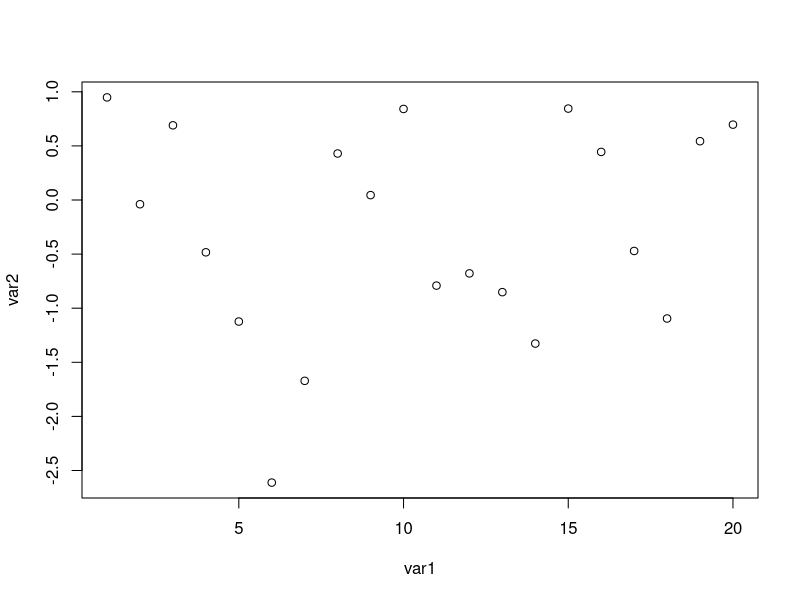
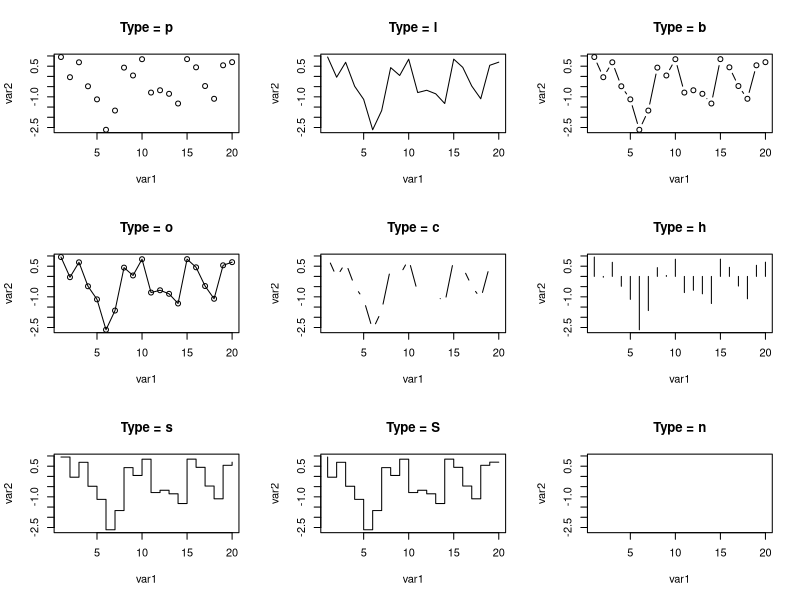
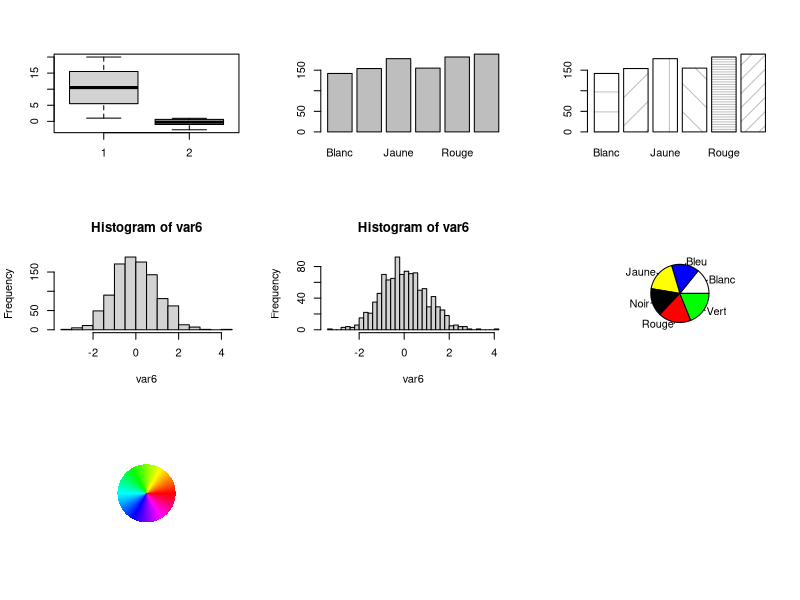
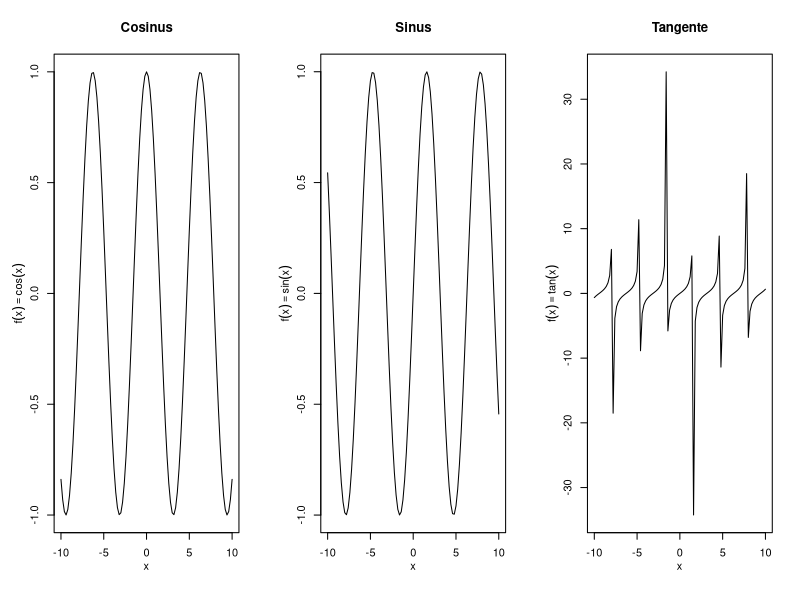
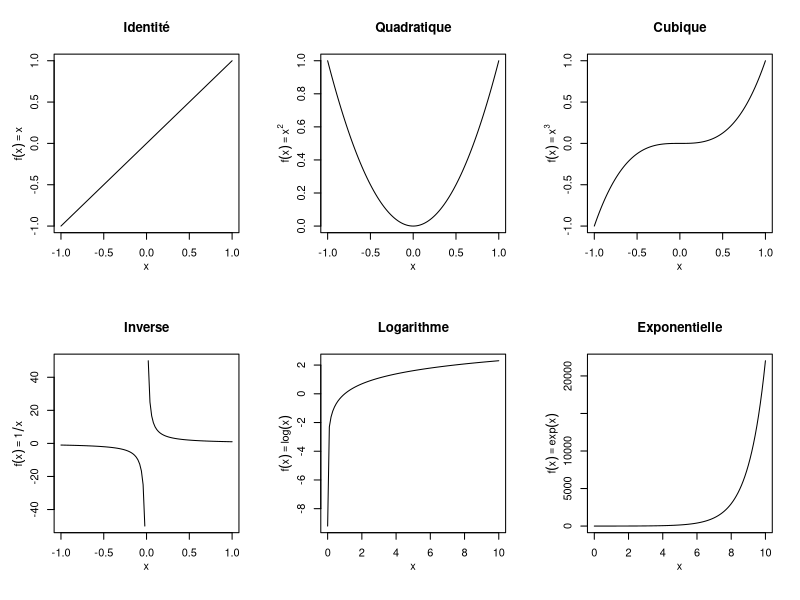

Reproduce these figures in R, in order.
## ---- chunk 1
(var1 <- seq(from = 1, to = 20, by = 1))
## ---- chunk 2
(var2 <- rnorm(n = 20, mean = 0, sd = 1))
## ---- chunk 3
plot(x = var1, y = var2)
## ---- chunk 4
par(mfrow = c(3, 3))
plot(var1, var2, type = "p", main = "Type = p")
plot(var1, var2, type = "l", main = "Type = l")
plot(var1, var2, type = "b", main = "Type = b")
plot(var1, var2, type = "o", main = "Type = o")
plot(var1, var2, type = "c", main = "Type = c")
plot(var1, var2, type = "h", main = "Type = h")
plot(var1, var2, type = "s", main = "Type = s")
plot(var1, var2, type = "S", main = "Type = S")
plot(var1, var2, type = "n", main = "Type = n")
## ---- chunk 5
boxplot(var1, var2)
## ---- chunk 6
boxplot(var2, plot = FALSE)
## ---- chunk 7
(nom <- c("Vert", "Jaune", "Rouge", "Blanc", "Bleu", "Noir"))
## ---- chunk 8
echn <- sample(x = nom, size = 1000, replace = T)
echn[1:20]
## ---- chunk 9
(var4 <- table(echn))
## ---- chunk 10
barplot(var4)
## ---- chunk 11
(var5 <- var4/sum(var4))
## ---- chunk 12
barplot(var4, density = c(rep(5, 4), 40, 10), angle = c(0, 45, 90, 135))
## ---- chunk 13
var6 <- rnorm(n = 1000)
var6[1:20]
## ---- chunk 14
hist(var6)
## ---- chunk 15
hist(var6, plot = FALSE)
## ---- chunk 16
hist(var6, breaks = 30)
## ---- chunk 17
pie(var4, col = c("white", "blue", "yellow", "black", "red", "green"))
## ---- chunk 18
pie(rep(1, 250), col = rainbow(250), border = NA, labels = "")
## ---- chunk 19
par(mfrow = c(1, 3), mgp = c(2, 1, 0))
txt <- expression(f(x)==cos(x))
curve(cos(x), from = -10, to = 10, main = "Cosinus", ylab = txt)
txt <- expression(f(x)==sin(x))
curve(sin(x), from = -10, to = 10, main = "Sinus", ylab = txt)
txt <- expression(f(x)==tan(x))
curve(tan(x), from = -10, to = 10, main = "Tangente", ylab = txt)
## ---- chunk 20
par(mfrow = c(2, 3), mgp = c(2, 1, 0))
txt <- expression(f(x)==x)
curve(x^1, from = -1, to = 1, main = "Identité", ylab = txt)
txt <- expression(f(x)==x^2)
curve(x^2, from = -1, to = 1, main = "Quadratique", ylab = txt)
txt <- expression(f(x)==x^3)
curve(x^3, from = -1, to = 1, main = "Cubique", ylab = txt)
txt <- expression(f(x)==1/x)
curve(1/x, from = -1, to = 1, main = "Inverse", ylab = txt)
txt <- expression(f(x)==log(x))
curve(log(x), from = 0.0001, to = 10, main = "Logarithme", ylab = txt)
txt <- expression(f(x)==exp(x))
curve(exp(x), from = 0.0001, to = 10, main = "Exponentielle", ylab = txt)
